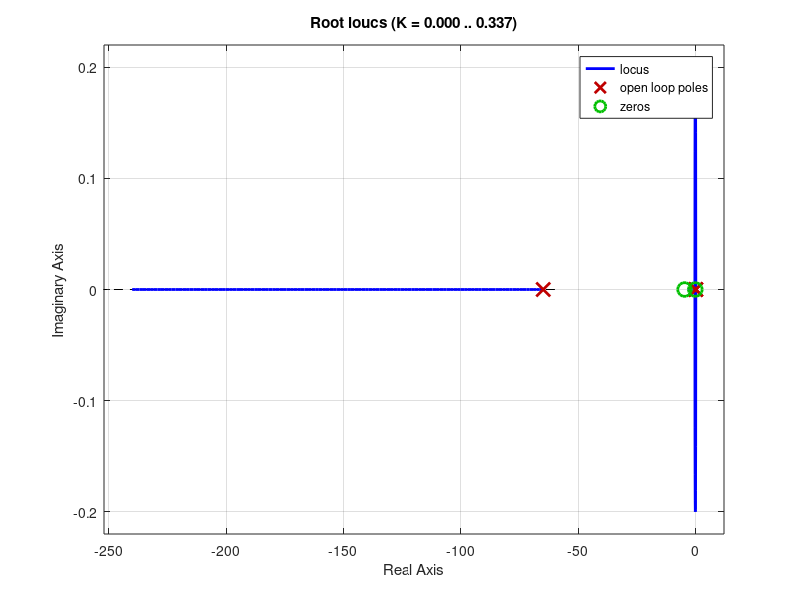

The MATLAB source for this figure: (Note: this script raises an error after producing the figure.)
s = tf('s');
k = 2652.28;
p = 64.986;

Td = 0.2;
Ti = 5;

Num = k*(Td*Ti*s^2 + Ti*s + 1 );
Den = Ti*s^2 * (s + p);

rlocus(Num/Den)
rltool(Num/Den)

grid on



